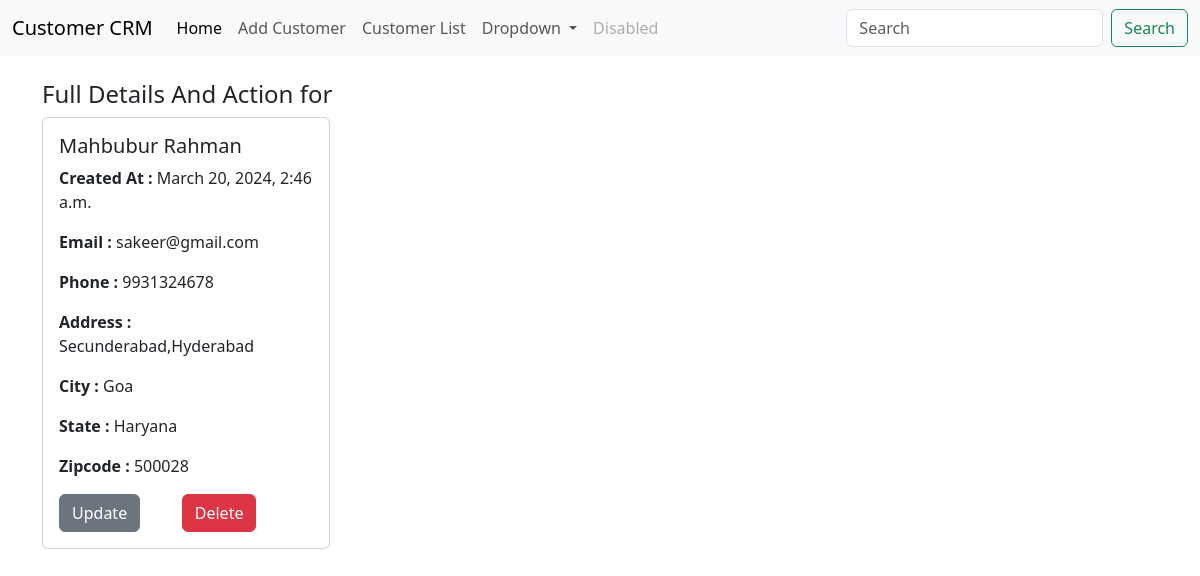
Page /detail/1 on the earlier database version.
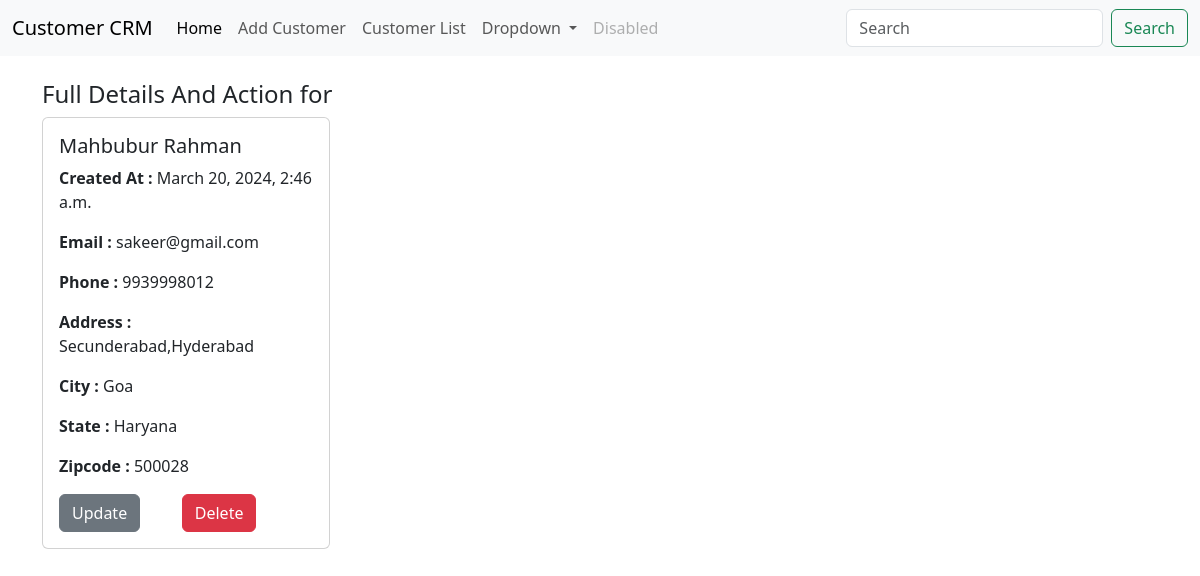
Same page on the later database version.
### customer_app/models.py (models this page shows, shortened)
class Customer(models.Model):
    created_at = models.DateTimeField(auto_now_add=True)
    first_name = models.CharField(max_length=100)
    last_name = models.CharField(max_length=100)
    email = models.EmailField()
    phone = models.CharField(max_length=12)
    address = models.TextField(max_length=64)
    city = models.CharField(max_length=64)
    state = models.CharField(max_length=54)
    zipcode = models.IntegerField()

### customer_app/views.py (the view)
# urls.py: path('detail/<int:pk>', views.customer_detail,name='customer-detail'),
def customer_detail(request,pk):
    customer=Customer.objects.get(pk=pk)
    return render(request,"customer_detail.html",{'customer':customer})

### customer_app/templates/customer_detail.html
{%extends "index.html"%}
{%block content %}
 <div>
  <h4>Full Details And Action for </h4>
 </div>
  <div class="card" style="width: 18rem;">
    <div class="card-body">
      <h5 class="card-title">{{customer.first_name}} {{customer.last_name}}</h5>
      <p class="card-text"><b> Created At : </b> {{customer.created_at}}</p>
      <p class="card-text"><b>Email : </b>{{customer.email}}</p>
      <p class="card-text"><b>Phone : </b>{{customer.phone}}</p>
      <p class="card-text"><b>Address : </b>{{customer.address}}</p>
      <p class="card-text"><b>City : </b>{{customer.city}}</p>
      <p class="card-text"><b>State : </b> {{customer.state}}</p>
      <p class="card-text"><b> Zipcode : </b> {{customer.zipcode}}</p>
      <a href="{%url 'customer-update' customer.id%}" class="btn btn-secondary">Update</a> &nbsp;&nbsp;&nbsp;&nbsp;&nbsp;&nbsp;&nbsp;&nbsp;
      <a href="{%url 'customer-delete' customer.id%}" class="btn btn-danger">Delete</a>
    </div>
  </div>
 <br> <br>
{%endblock%}

Differences in the rows shown:
changed Customer "Mahbubur": phone "9931324678" → "9939998012"
